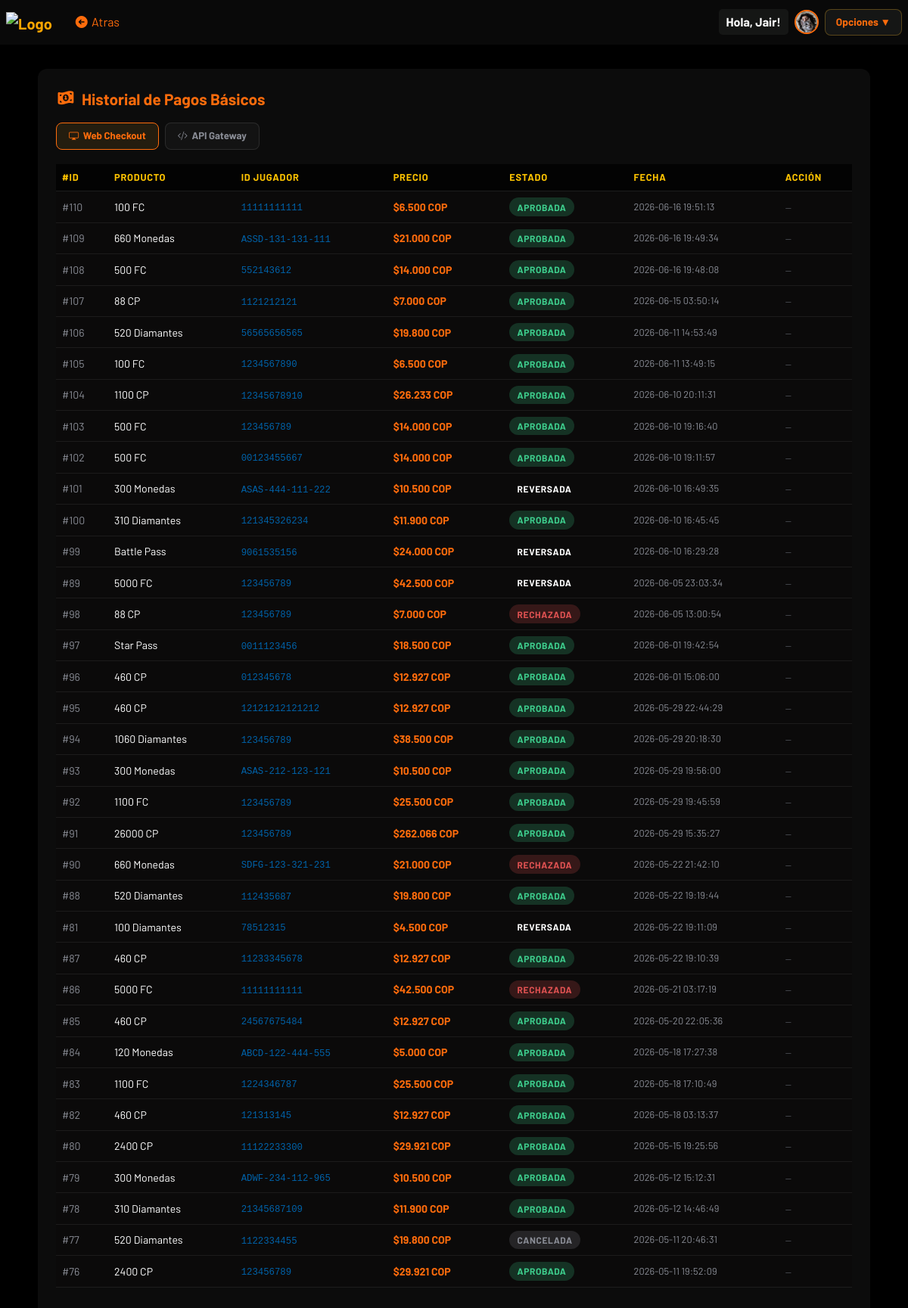
The app's page /historial/reg-pgb.php (signed in) with its own data.
### tables this page shows
CREATE TABLE
  `users` (
    `id` int (11) NOT NULL,
    `nombre` varchar(30) NOT NULL,
    `correo` varchar(50) NOT NULL,
    `usuario` varchar(20) NOT NULL,
    `contraseña` varchar(155) NOT NULL,
    `profile_image` varchar(255) NOT NULL,
    `location` varchar(100) NOT NULL,
    `bio` text NOT NULL
  );

CREATE TABLE
  `ordenes` (
    `id` int (11) NOT NULL,
    `request_id` int (100) NOT NULL,
    `producto` varchar(100) NOT NULL,
    `precio` decimal(10, 2) NOT NULL,
    `jugador_id` varchar(100) NOT NULL,
    `estado` varchar(50) NOT NULL,
    `created_at` timestamp NOT NULL DEFAULT current_timestamp() ON UPDATE current_timestamp()
  );

### historial/reg-pgb.php (the view, shortened to what this page needs)
<?php
require_once '../php/conexion_be.php';
$modo = $_GET['modo'] ?? 'wc';
if ($modo === 'gateway') {
    $resultado = mysqli_query($conexion, "SELECT * FROM gateway_ordenes ORDER BY created_at DESC");
} else {
    $resultado = mysqli_query($conexion, "SELECT * FROM ordenes ORDER BY created_at DESC");
}
?>
<!DOCTYPE html>
<html lang="es">
<head>
    <link href="https://cdn.jsdelivr.net/npm/bootstrap@5.3.2/dist/css/bootstrap.min.css" rel="stylesheet">
    <link href="https://cdn.jsdelivr.net/npm/bootstrap-icons/font/bootstrap-icons.css" rel="stylesheet">
    <link rel="stylesheet" href="https://cdnjs.cloudflare.com/ajax/libs/font-awesome/7.0.1/css/all.min.css">
</head>
<body>
    <?php
        $nav_back_url  = "historial.php";
        $nav_back_text = "Atras";
        $nav_base      = "../";
        require_once '../php/navbar.php';
    ?>
    <div class="tabla-container">
        <div class="tabla-titulo"><i class="fa-solid fa-money-bill-1-wave fs-3l" style="color: #FF6C0C;"></i>
             Historial de Pagos Básicos
        </div>
        <div class="modo-tabs">
            <a href="reg-pgb.php?modo=wc" class="modo-tab <?= $modo === 'wc' ? 'active-wc' : '' ?>">
                <i class="bi bi-display"></i> Web Checkout
            </a>
            <a href="reg-pgb.php?modo=gateway" class="modo-tab <?= $modo === 'gateway' ? 'active-gw' : '' ?>">
                <i class="bi bi-code-slash"></i> API Gateway
            </a>
        </div>
        <?php if (mysqli_num_rows($resultado) > 0): ?>
        <div class="table-responsive">
            <table class="table table-hover">
                <thead>
                    <?php if ($modo === 'gateway'): ?>
                    <tr>
                        <th>#ID</th>
                        <th>Producto</th>
                        <th>Nombre</th>
                        <th>Correo</th>
                        <th>Precio</th>
                        <th>Estado</th>
                        <th>Fecha</th>
                        <th>Acción</th>
                    </tr>
                    <?php else: ?>
                    <tr>
                        <th>#ID</th>
                        <th>Producto</th>
                        <th>ID Jugador</th>
                        <th>Precio</th>
                        <th>Estado</th>
                        <th>Fecha</th>
                        <th>Acción</th>
                    </tr>
                    <?php endif; ?>
                </thead>
                <tbody>
                    <?php while ($row = mysqli_fetch_assoc($resultado)): ?>
                    <tr>
                        <?php if ($modo === 'gateway'): ?>
                        <td><span style="color:#8a8d96;">#<?= htmlspecialchars($row['id']) ?></span></td>
                        <td><?= htmlspecialchars($row['producto']) ?></td>
                        <td><?= htmlspecialchars($row['nombre']) ?></td>
                        <td><code style="color:#f59e0b;"><?= htmlspecialchars($row['correo']) ?></code></td>
                        <td style="color:#FF6C0C; font-weight:700;">$<?= number_format($row['precio'], 0, ',', '.') ?> COP</td>
                        <td>
                            <span class="estado-pill badge-<?= strtolower($row['estado']) ?>">
                                <?= strtoupper($row['estado']) ?>
                            </span>
                        </td>
                        <td style="color:#8a8d96; font-size:0.8rem;"><?= htmlspecialchars($row['created_at']) ?></td>
                        <td>
                            <?php if (strtolower($row['estado']) === 'pendiente' && !empty($row['request_id'])): ?>
                            <a href="../php/verificar_pago.php?tabla=gateway_ordenes&id=<?= $row['id'] ?>&request_id=<?= urlencode($row['request_id']) ?>&redirect=../historial/reg-pgb.php?modo=gateway"
                               class="btn-verificar">
                                <i class="bi bi-arrow-repeat"></i> Verificar
                            </a>
                            <?php else: ?>
                            <span style="color:#555860; font-size:0.75rem;">—</span>
                            <?php endif; ?>
                        </td>
                        <?php else: ?>
                        <td><span style="color:#8a8d96;">#<?= htmlspecialchars($row['id']) ?></span></td>
                        <td><?= htmlspecialchars($row['producto']) ?></td>
                        <td><code style="color:#0062A8;"><?= htmlspecialchars($row['jugador_id']) ?></code></td>
                        <td style="color:#FF6C0C; font-weight:700;">$<?= number_format($row['precio'], 0, ',', '.') ?> COP</td>
                        <td>
                            <span class="estado-pill badge-<?= strtolower($row['estado']) ?>">
                                <?= strtoupper($row['estado']) ?>
                            </span>
                        </td>
                        <td style="color:#8a8d96; font-size:0.8rem;"><?= htmlspecialchars($row['created_at']) ?></td>
                        <td>
                            <?php if (strtolower($row['estado']) === 'pendiente' && !empty($row['request_id'])): ?>
                            <a href="../php/verificar_pago.php?tabla=ordenes&id=<?= $row['id'] ?>&request_id=<?= urlencode($row['request_id']) ?>&redirect=../historial/reg-pgb.php"
                               class="btn-verificar">
                                <i class="bi bi-arrow-repeat"></i> Verificar
                            </a>
                            <?php else: ?>
                            <span style="color:#555860; font-size:0.75rem;">—</span>
                            <?php endif; ?>
                        </td>
                        <?php endif; ?>
                    </tr>
                    <?php endwhile; ?>
                </tbody>
            </table>
        </div>
        <?php endif; ?>
    </div>
</body>
</html>

### php/navbar.php (shortened to what this page needs)
<?php
$nav_back_url  = $nav_back_url  ?? 'home.php';
$nav_back_text = $nav_back_text ?? 'Volver';
$nav_base      = $nav_base      ?? '../';
$nav_avatar    = '';
$nav_initials  = '';
if (isset($_SESSION['user_id'])) {
    if ($conexion) {
        $nav_uid = intval($_SESSION['user_id']);
        $nav_row = mysqli_fetch_assoc(mysqli_query($conexion, "SELECT profile_image, usuario FROM users WHERE id = '$nav_uid'"));
        if ($nav_row) {
            $nav_initials = strtoupper(substr($nav_row['usuario'] ?? 'U', 0, 1));
            if (!empty($nav_row['profile_image']) && file_exists($nav_base . 'uploads/' . $nav_row['profile_image'])) {
                $nav_avatar = $nav_base . 'uploads/' . htmlspecialchars($nav_row['profile_image']);
            }
        }
    }
}
?>
<nav class="navbar navbar-dark navbar-expand-lg px-2">
    <a class="navbar-brand fw-bold" href="<?= $nav_base ?>home.php" style="color: orange;">
        <img src="<?= $nav_base ?>assets/icons/iconoy.png" alt="Logo" style="width: 30px;">
    </a>
    <a href="<?= htmlspecialchars($nav_back_url) ?>" class="btn" style="color: black; color: #FF6C0C;">
        <i class="fa-solid fa-circle-arrow-left fs-6"></i> <?= htmlspecialchars($nav_back_text) ?>
    </a>
    <div class="ms-auto d-flex align-items-center gap-2">
        <span class="nav-username">
            <?= isset($_SESSION['usuario']) ? "Hola, " . htmlspecialchars($_SESSION['usuario']) : "Invitado" ?>
        </span>
        <a href="<?= $nav_base ?>profile/index.php" class="nav-avatar-wrap" title="Mi perfil">
            <?php if ($nav_avatar): ?>
                <img src="<?= $nav_avatar ?>" class="nav-avatar-img" alt="Perfil">
            <?php else: ?>
                <div class="nav-avatar-initials"><?= $nav_initials ?: 'U' ?></div>
            <?php endif; ?>
        </a>
        <div class="dropdown">
            <button class="dropbtn">Opciones ▼</button>
        </div>
    </div>
</nav>

### historial/reg-pgb.php (style rules this page uses)
body { background-color: #000000; color: white; background-repeat: no-repeat; background-position: center; background-attachment: fixed; background-size: cover; font-family: 'Barlow', sans-serif; }
.navbar { background-color: #0f0f0fa9 !important; backdrop-filter: blur(8px); }
.tabla-container { background: rgba(15, 15, 15, 0.85); border-radius: 12px; padding: 1.5rem; margin: 2rem auto; max-width: 1100px; backdrop-filter: blur(8px); }
.tabla-titulo { font-size: 1.3rem; font-weight: 700; margin-bottom: 1rem; color: #FF6C0C; display: flex; align-items: center; gap: 0.5rem; }
.table { color: white; border-color: rgba(255,255,255,0.1); }
.table thead th { background: rgba(0, 0, 0, 0.79); color: rgb(255, 196, 0); border-color: rgba(255,255,255,0.1); font-size: 0.8rem; text-transform: uppercase; letter-spacing: 0.06em; }
.table tbody tr { border-color: rgba(255,255,255,0.07); background-color: black; transition: background 0.15s; }
.table tbody td { border-color: rgba(255,255,255,0.07); font-size: 0.88rem; vertical-align: middle; background: #1312129a; color: white; }
.badge-aprobada { background: rgba(62,207,142,0.2); color: #3ecf8e; }
.badge-rechazada { background: rgba(224,82,82,0.2); color: #e05252; }
.badge-cancelada { background: rgba(138,141,150,0.2); color: #8a8d96; }
.estado-pill { display: inline-block; padding: 0.2rem 0.65rem; border-radius: 20px; font-size: 0.75rem; font-weight: 700; text-transform: uppercase; letter-spacing: 0.05em; }
.modo-tabs { display: flex; gap: 0.5rem; margin-bottom: 1.2rem; }
.modo-tab { padding: 0.45rem 1rem; border-radius: 8px; font-size: 0.82rem; font-weight: 700; text-decoration: none; display: inline-flex; align-items: center; gap: 0.35rem; transition: all 0.2s; border: 1.5px solid rgba(255,255,255,0.1); color: #8a8d96; background: rgba(255,255,255,0.03); }
.modo-tab.active-wc { border-color: #FF6C0C; background: rgba(240,180,41,0.1); color: #FF6C0C; }

### php/navbar.php (style rules this page uses)
.navbar { background-color: #0f0f0fa9 !important; backdrop-filter: blur(8px); }
.nav-avatar-wrap { display: inline-flex; align-items: center; gap: 0.5rem; text-decoration: none; }
.nav-avatar-img { width: 32px; height: 32px; border-radius: 50%; object-fit: cover; border: 2px solid #FF6C0C; transition: border-color 0.2s, transform 0.2s; }
.nav-username { background-color: hsla(120, 2%, 10%, 0.84); padding: 5px 10px; border-radius: 5px; font-weight: bold; color: #ffffff; }
.dropdown { position: relative; display: inline-block; }
.dropbtn { background: hsla(120, 2%, 10%, 0.84); color: #FF6C0C; border: 1.5px solid rgba(240, 180, 41, 0.3); border-radius: 8px; padding: 6px 14px; font-weight: 700; font-size: 0.85rem; cursor: pointer; transition: all 0.2s; display: flex; align-items: center; gap: 0.3rem; }

### records on screen
users: profile_image (picture)
ordenes: id "110", producto "100 FC", jugador "11111111111", precio "6.500", estado "APROBADA", created_at "2026-06-16 19:51:13"
ordenes: id "109", producto "660 Monedas", jugador "ASSD-131-131-111", precio "21.000", estado "APROBADA", created_at "2026-06-16 19:49:34"
ordenes: id "108", producto "500 FC", jugador "552143612", precio "14.000", estado "APROBADA", created_at "2026-06-16 19:48:08"
ordenes: id "107", producto "88 CP", jugador "1121212121", precio "7.000", estado "APROBADA", created_at "2026-06-15 03:50:14"
ordenes: id "106", producto "520 Diamantes", jugador "56565656565", precio "19.800", estado "APROBADA", created_at "2026-06-11 14:53:49"
ordenes: id "105", producto "100 FC", jugador "1234567890", precio "6.500", estado "APROBADA", created_at "2026-06-11 13:49:15"
ordenes: id "104", producto "1100 CP", jugador "12345678910", precio "26.233", estado "APROBADA", created_at "2026-06-10 20:11:31"
ordenes: id "103", producto "500 FC", jugador "123456789", precio "14.000", estado "APROBADA", created_at "2026-06-10 19:16:40"
ordenes: id "102", producto "500 FC", jugador "00123455667", precio "14.000", estado "APROBADA", created_at "2026-06-10 19:11:57"
ordenes: id "101", producto "300 Monedas", jugador "ASAS-444-111-222", precio "10.500", estado "REVERSADA", created_at "2026-06-10 16:49:35"
ordenes: id "100", producto "310 Diamantes", jugador "121345326234", precio "11.900", estado "APROBADA", created_at "2026-06-10 16:45:45"
ordenes: id "99", producto "Battle Pass", jugador "9061535156", precio "24.000", estado "REVERSADA", created_at "2026-06-10 16:29:28"
ordenes: id "89", producto "5000 FC", jugador "123456789", precio "42.500", estado "REVERSADA", created_at "2026-06-05 23:03:34"
ordenes: id "98", producto "88 CP", jugador "123456789", precio "7.000", estado "RECHAZADA", created_at "2026-06-05 13:00:54"
ordenes: id "97", producto "Star Pass", jugador "0011123456", precio "18.500", estado "APROBADA", created_at "2026-06-01 19:42:54"
ordenes: id "96", producto "460 CP", jugador "012345678", precio "12.927", estado "APROBADA", created_at "2026-06-01 15:06:00"
ordenes: id "95", producto "460 CP", jugador "12121212121212", precio "12.927", estado "APROBADA", created_at "2026-05-29 22:44:29"
ordenes: id "94", producto "1060 Diamantes", jugador "123456789", precio "38.500", estado "APROBADA", created_at "2026-05-29 20:18:30"
ordenes: id "93", producto "300 Monedas", jugador "ASAS-212-123-121", precio "10.500", estado "APROBADA", created_at "2026-05-29 19:56:00"
ordenes: id "92", producto "1100 FC", jugador "123456789", precio "25.500", estado "APROBADA", created_at "2026-05-29 19:45:59"
ordenes: id "91", producto "26000 CP", jugador "123456789", precio "262.066", estado "APROBADA", created_at "2026-05-29 15:35:27"
ordenes: id "90", producto "660 Monedas", jugador "SDFG-123-321-231", precio "21.000", estado "RECHAZADA", created_at "2026-05-22 21:42:10"
ordenes: id "88", producto "520 Diamantes", jugador "112435687", precio "19.800", estado "APROBADA", created_at "2026-05-22 19:19:44"
ordenes: id "81", producto "100 Diamantes", jugador "78512315", precio "4.500", estado "REVERSADA", created_at "2026-05-22 19:11:09"
ordenes: id "87", producto "460 CP", jugador "11233345678", precio "12.927", estado "APROBADA", created_at "2026-05-22 19:10:39"
ordenes: id "86", producto "5000 FC", jugador "11111111111", precio "42.500", estado "RECHAZADA", created_at "2026-05-21 03:17:19"
ordenes: id "85", producto "460 CP", jugador "24567675484", precio "12.927", estado "APROBADA", created_at "2026-05-20 22:05:36"
ordenes: id "84", producto "120 Monedas", jugador "ABCD-122-444-555", precio "5.000", estado "APROBADA", created_at "2026-05-18 17:27:38"
ordenes: id "83", producto "1100 FC", jugador "1224346787", precio "25.500", estado "APROBADA", created_at "2026-05-18 17:10:49"
ordenes: id "82", producto "460 CP", jugador "121313145", precio "12.927", estado "APROBADA", created_at "2026-05-18 03:13:37"
ordenes: id "80", producto "2400 CP", jugador "11122233300", precio "29.921", estado "APROBADA", created_at "2026-05-15 19:25:56"
ordenes: id "79", producto "300 Monedas", jugador "ADWF-234-112-965", precio "10.500", estado "APROBADA", created_at "2026-05-12 15:12:31"
ordenes: id "78", producto "310 Diamantes", jugador "21345687109", precio "11.900", estado "APROBADA", created_at "2026-05-12 14:46:49"
ordenes: id "77", producto "520 Diamantes", jugador "1122334455", precio "19.800", estado "CANCELADA", created_at "2026-05-11 20:46:31"
ordenes: id "76", producto "2400 CP", jugador "123456789", precio "29.921", estado "APROBADA", created_at "2026-05-11 19:52:09"

### other values on screen
$nav_back_text "Atras"
$_SESSION['usuario'] "Jair!"
